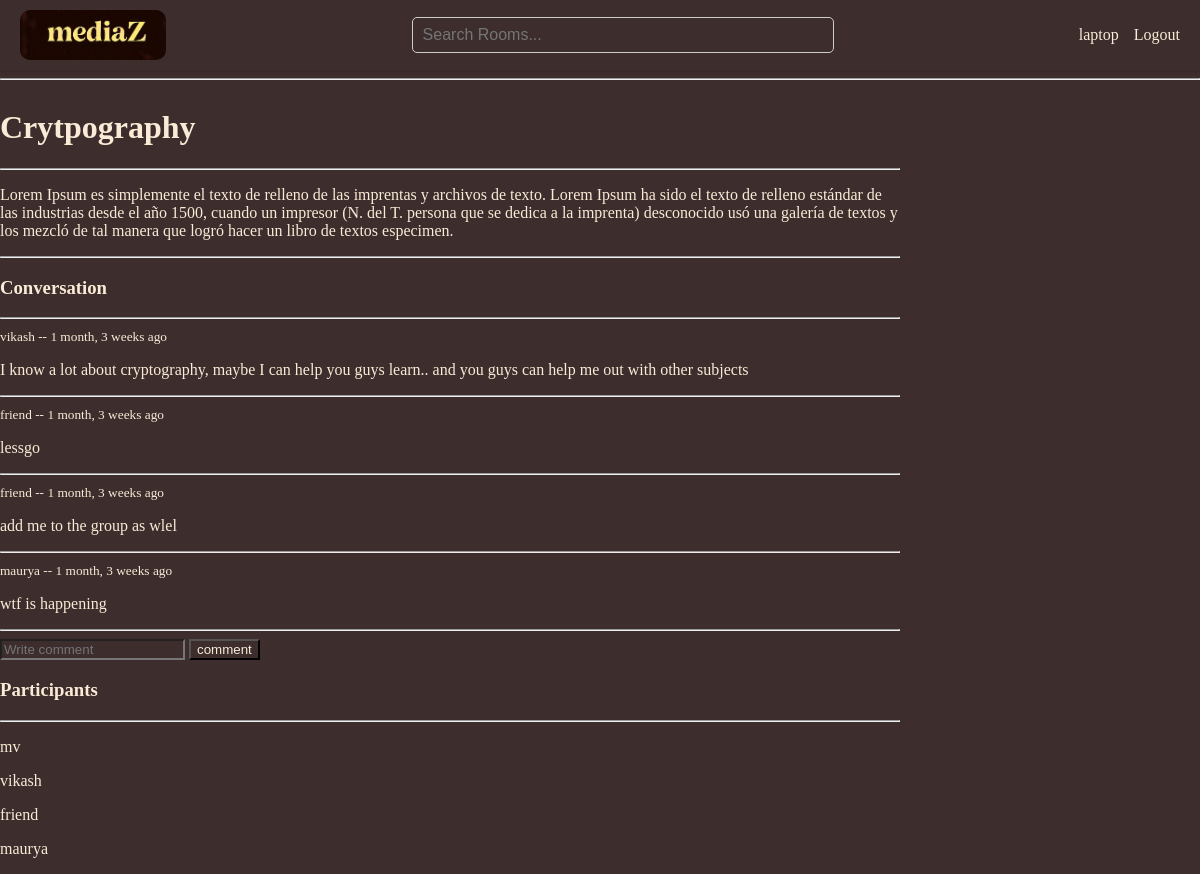
The page /room_page/1/ (signed in) on the database its author committed.
### base/models.py (models this page shows, shortened)
class Room(models.Model):
    host = models.ForeignKey(User, on_delete=models.SET_NULL, null=True)
    topic = models.ForeignKey(Topic, on_delete=models.SET_NULL, null=True)
    name = models.CharField(max_length=200)
    description = models.TextField(null=True, blank=True)
    participants = models.ManyToManyField(
        User,
        related_name='participants',
        blank=True
    )
    updated = models.DateTimeField(auto_now=True)
    created = models.DateTimeField(auto_now_add=True)
    class Meta:
        ordering = ['-updated', '-created']

class Message(models.Model):
    user = models.ForeignKey(User, on_delete=models.CASCADE)
    room = models.ForeignKey(Room, on_delete=models.CASCADE)
    body = models.TextField()
    updated = models.DateTimeField(auto_now=True)
    created = models.DateTimeField(auto_now_add=True)

### base/views.py (the view, shortened to what this page needs)
# urls.py: path('room_page/<str:pk>/', views.room, name="room"),
def room(request, pk):
    room = Room.objects.get(id=pk)
    comments = room.message_set.all().order_by('-created')
    participants = room.participants.all()
    context = {
        'room':room,
        'comments':comments,
        'participants':participants,
    }
    return render(request, 'base/room.html', context)

### base/templates/base/room.html (shortened to what this page needs)
{% extends 'main.html' %}
{% block content %}
<div class="room-container">
    <div>
        <h1>{{room.name}}</h1>
        <hr>
        <p>{{room.description}}</p>
        <hr>
        <div class="comment-wrapper">
            <h3>Conversation</h3>
            <hr>
            {% for comment in comments %}
            <div>
                <small><a href="{% url 'user' comment.user.id %}">{{comment.user}}</a> -- {{comment.created | timesince}} ago</small>
                <p> {{comment.body}} </p>
                <hr>
            {% endfor %}
            </div>
        </div>
        {% if request.user.is_authenticated %}
        <div class="comment-form">
            <form method="POST" action="">
                <input type="text" name="body" placeholder="Write comment" />
                <input type="submit" value="comment" />
            </form>
        </div>
        {% endif %}
    </div>
    <div>
        <h3>Participants</h3>
        <hr>
        {% for user in participants %}
        <div>
            <p>{{user.username}}</p>
        </div>
        {% endfor %}
    </div>
</div>
{% endblock content %}

### templates/navbar.html
{% load static %}
<div class="navbar">
    <a href="/" class="logo">
        <img src="{% static "images/logo.jpeg" %}"></img>
    </a>
    <form method="GET" action="{% url 'home' %}" class="search-form">
        <input type="text" name="q" placeholder="Search Rooms..."/>
    </form>
    <div class="user-links">
        {% if request.user.is_authenticated %}
        <a href="{% url 'user' request.user.id%}">{{ request.user }}</a>
        <a href="{% url 'logout' %}">Logout</a>
        {% else %}
        <a href="{% url 'login' %}">Login</a>
        {% endif %}
    </div>
</div>
<hr>

### static/styles/main.css (style rules this page uses)
* { background-color:rgb(61, 45, 45); color:antiquewhite; }
body { margin: 0; padding: 0; font-family: 'Times New Roman'; }
a { text-decoration: none; }
.navbar { display: flex; align-items: center; justify-content: space-between; padding: 10px 20px; box-shadow: 0 2px 4px rgba(0, 0, 0, 0.1); }
.logo img { height: 50px; width: auto; display: block; border-radius: 10px; }
.search-form { flex-grow: 1; display: flex; justify-content: center; }
.search-form input[type="text"] { width: 100%; max-width: 400px; padding: 8px 10px; font-size: 16px; border: 1px solid #ccc; border-radius: 5px; }
.user-links { display: flex; gap: 15px; }

### base/templates/base/room.html (style rules this page uses)
.room-container { display:grid; grid-template-columns: 3fr 1fr; }

### rows shown on the page
Room: name "Crytpography", description "Lorem Ipsum es simplemente el texto de relleno de las imprentas y archivos de texto. Lorem Ipsum ha sido el texto de relleno estándar de las industrias desde el año 1500, cuando un impresor (N. del T. persona que se dedica a la imprenta) desconocido usó una galería de textos y los mezcló de tal manera que logró hacer un libro de textos especimen."
Message: user "vikash", created "1 month, 3 weeks", body "I know a lot about cryptography, maybe I can help you guys learn.. and you guys can help me out with other subjects"
Message: user "friend", created "1 month, 3 weeks", body "lessgo"
Message: user "friend", created "1 month, 3 weeks", body "add me to the group as wlel"
Message: user "maurya", created "1 month, 3 weeks", body "wtf is happening"

### other values the page prints
{{ request.user }} "laptop"
{{ user.username }} "mv"
{{ user.username }} "vikash"
{{ user.username }} "friend"
{{ user.username }} "maurya"
